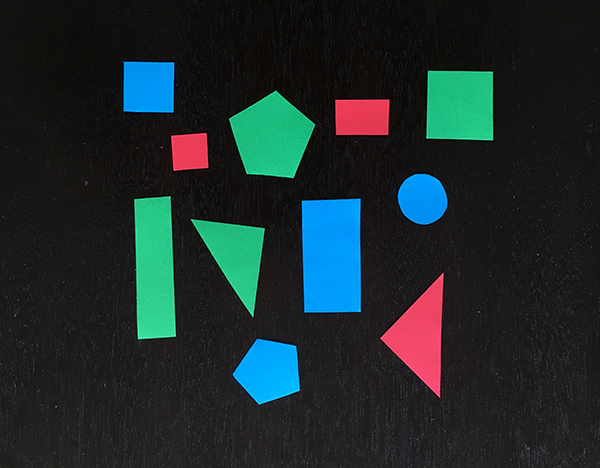
#> input picture example_shapes.png, 600 x 468 px, given in place of the camera
$ python script2.py   (older library calls are emulated)
#> lines starting #> are read from the running program, lines starting #| are printed output that depends on the picture; after the words box and inside, x2 and y2 are one past the last pixel; in counts of white or black regions, pixels touching at a corner belong together
### pyimagesearch/colorlabeler.py
# import the necessary packages
from scipy.spatial import distance as dist
from collections import OrderedDict
import numpy as np
import cv2

class ColorLabeler:
	def __init__(self):
		# initialize the colors dictionary, containing the color
		# name as the key and the RGB tuple as the value
		colors = OrderedDict({
			"red": (255, 0, 0),
			"green": (0, 255, 0),
			"blue": (0, 0, 255)})

		# allocate memory for the L*a*b* image, then initialize
		# the color names list
		self.lab = np.zeros((len(colors), 1, 3), dtype="uint8")
		self.colorNames = []

		# loop over the colors dictionary
		for (i, (name, rgb)) in enumerate(colors.items()):
			# update the L*a*b* array and the color names list
			self.lab[i] = rgb
			self.colorNames.append(name)

		# convert the L*a*b* array from the RGB color space
		# to L*a*b*
		self.lab = cv2.cvtColor(self.lab, cv2.COLOR_RGB2LAB)

	def label(self, image, c):
		# construct a mask for the contour, then compute the
		# average L*a*b* value for the masked region
		mask = np.zeros(image.shape[:2], dtype="uint8")
		cv2.drawContours(mask, [c], -1, 255, -1)
		mask = cv2.erode(mask, None, iterations=2)
		mean = cv2.mean(image, mask=mask)[:3]

		# initialize the minimum distance found thus far
		minDist = (np.inf, None)

		# loop over the known L*a*b* color values
		for (i, row) in enumerate(self.lab):
			# compute the distance between the current L*a*b*
			# color value and the mean of the image
			d = dist.euclidean(row[0], mean)

			# if the distance is smaller than the current distance,
			# then update the bookkeeping variable
			if d < minDist[0]:
				minDist = (d, i)

		# return the name of the color with the smallest distance
		return self.colorNames[minDist[1]]

### pyimagesearch/shapedetector.py
# import the necessary packages
import cv2

class ShapeDetector:
	def __init__(self):
		pass

	def detect(self, c):
		# initialize the shape name and approximate the contour
		shape = "unidentified"
		peri = cv2.arcLength(c, True)
		approx = cv2.approxPolyDP(c, 0.04 * peri, True)

		# if the shape is a triangle, it will have 3 vertices
		if len(approx) == 3:
			shape = "triangle"

		# if the shape has 4 vertices, it is either a square or
		# a rectangle
		elif len(approx) == 4:
			# compute the bounding box of the contour and use the
			# bounding box to compute the aspect ratio
			(x, y, w, h) = cv2.boundingRect(approx)
			ar = w / float(h)

			# a square will have an aspect ratio that is approximately
			# equal to one, otherwise, the shape is a rectangle
			shape = "square" if ar >= 0.95 and ar <= 1.05 else "rectangle"

		# if the shape is a pentagon, it will have 5 vertices
		elif len(approx) == 5:
			shape = "pentagon"

		# otherwise, we assume the shape is a circle
		else:
			shape = "circle"

		# return the name of the shape
		return shape

### script2.py
from pyimagesearch.shapedetector import ShapeDetector
from pyimagesearch.colorlabeler import ColorLabeler
import argparse
import imutils
import numpy as np
import cv2
import argparse
import imutils

face_cascade = cv2.CascadeClassifier('haarcascade_frontalface_default.xml')
if face_cascade.empty(): raise Exception("your face_cascade is empty. are you sure, the path is correct ?")

eye_cascade = cv2.CascadeClassifier('haarcascade_eye.xml')
if eye_cascade.empty(): raise Exception("your eye_cascade is empty. are you sure, the path is correct ?")

video = cv2.VideoCapture(0)
while(video.isOpened()):
	ret, frame = video.read()
#> frame is the input picture: shape (468, 600, 3); mean B, G, R 43.2, 42.5, 29.4
	if frame is not None:
		resized = imutils.resize(frame,width=600)
		ratio=frame.shape[0] / float(resized.shape[0])
#> ratio = 1
		blurred = cv2.GaussianBlur(resized, (5, 5), 0)
		gray = cv2.cvtColor(blurred, cv2.COLOR_BGR2GRAY)
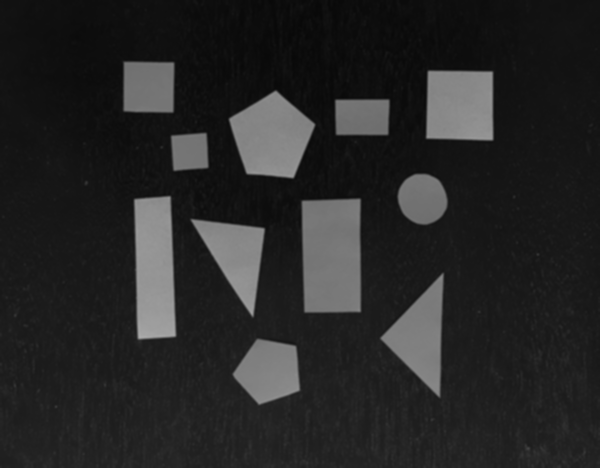
#> gray: shape (468, 600); min 8, max 172, mean 38.7
		lab = cv2.cvtColor(blurred, cv2.COLOR_BGR2LAB)
#> lab: shape (468, 600, 3); mean of channels 0, 1, 2 41.4, 126.3, 127.7
		thresh = cv2.threshold(gray, 60, 255, cv2.THRESH_BINARY)[1]
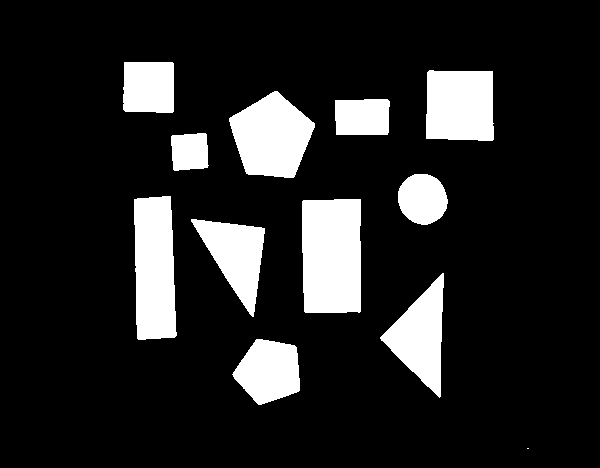
#> thresh: shape (468, 600); 14.3% white; 12 white regions (1 under 20 px)
# find contours in the thresholded image and initialize the
# shape detector
		cnts = cv2.findContours(thresh.copy(), cv2.RETR_EXTERNAL,cv2.CHAIN_APPROX_SIMPLE)
#> cnts = 12 contours, 1 with area under 20; largest, box (x1, y1, x2, y2) and area: (302, 199, 361, 313) 6416, (134, 196, 177, 340) 5270, (229, 91, 315, 178) 4964, (426, 70, 494, 141) 4458, (380, 273, 444, 398) 3848
		cnts = cnts[0] if imutils.is_cv2() else cnts[1]
		sd = ShapeDetector()
		cl = ColorLabeler()

# loop over the contours
		for c in cnts:
        # compute the center of the contour, then detect the name of the
        # shape using only the contour
				M = cv2.moments(c)
				#cX = int((M["m10"] / M["m00"]) * ratio)
				#cY = int((M["m01"] / M["m00"]) * ratio)
				shape = sd.detect(c)
				color = cl.label(lab, c)
				print(shape)
				print(color)
        # multiply the contour (x, y)-coordinates by the resize ratio,
        # then draw the contours and the name of the shape on the image
				c = c.astype("float")
				c *= ratio
				c = c.astype("int")
				cv2.drawContours(frame, [c], -1, (0, 255, 0), 2)
#> this loop made 12 passes
#> (shape, peri in detect, approx in detect, x in detect, y in detect, w in detect, h in detect, ar in detect) on passes 5, 6, 8, 9, 11, 12: ('rectangle', 340.1, [[360, 199], [302, 201], [305, 312], [360, 311]], 302, 199, 59, 114, 0.518), ('rectangle', 360.9, [[170, 196], [134, 199], [138, 339], [176, 335]], 134, 196, 43, 144, 0.299), ('square', 140.4, [[205, 133], [171, 136], [174, 170], [207, 167]], 171, 133, 37, 38, 0.974), ('rectangle', 174.5, [[389, 101], [335, 100], [336, 134], [387, 134]], 335, 100, 55, 35, 1.57), ('rectangle', 270.1, [[429, 70], [426, 138], [492, 140], [492, 71]], 426, 70, 67, 71, 0.944), ('square', 198.1, [[124, 62], [123, 109], [172, 112], [173, 63]], 123, 62, 51, 51, 1)
#> (shape, peri in detect, approx in detect, mean in label, color) on passes 1, 3, 4: ('circle', 2, [[527, 448], [528, 448]], (0, 0, 0), 'blue'), ('triangle', 302.5, [[443, 273], [380, 337], [439, 397]], (144.3, 193.9, 147.5), 'red'), ('triangle', 292.6, [[191, 219], [253, 316], [264, 228]], (177.1, 75.24, 147.8), 'green')
#> (printed output is left out)
#> pass 2, in label (call 2), `mask = cv2.erode(mask, None, iterations=2)`:
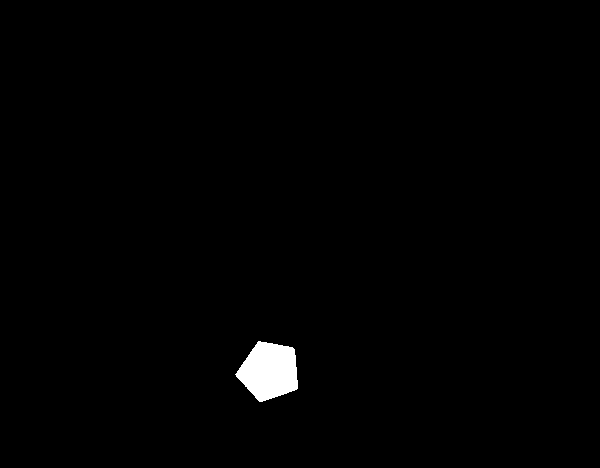
#> mask: shape (468, 600); 0.96% white; 1 white region, box (x1, y1, x2, y2) and area: (235, 341, 298, 402) 2690
#> pass 3, in label (call 3), `mask = cv2.erode(mask, None, iterations=2)`:
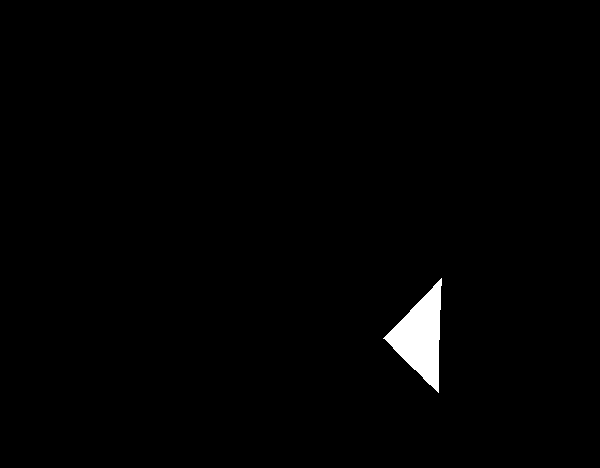
#> mask: shape (468, 600); 1.2% white; 1 white region, box (x1, y1, x2, y2) and area: (383, 278, 442, 393) 3244
#> after the loop:
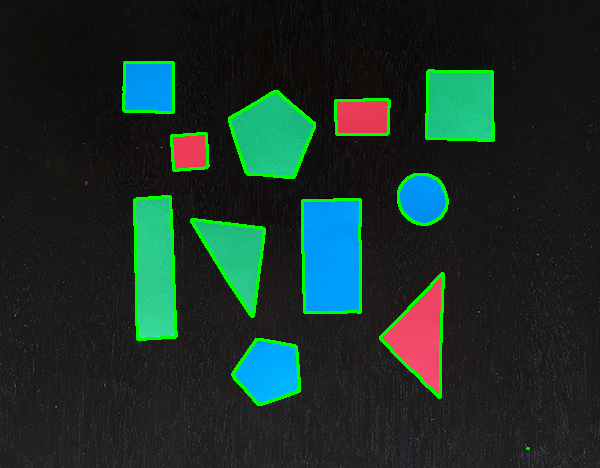
#> frame: shape (468, 600, 3); 3.06% of pixels changed, all inside (x1, y1, x2, y2) = (122, 61, 530, 450)
				#cv2.putText(frame, shape, (cX, cY), cv2.FONT_HERSHEY_SIMPLEX, 0.5, (255, 255, 255), 2)
		cv2.imshow('Video',frame)
		if cv2.waitKey(1) & 0xFF == ord('q'):
#> (key q is pressed here)
			break

video.release()
cv2.destroyAllWindows()
